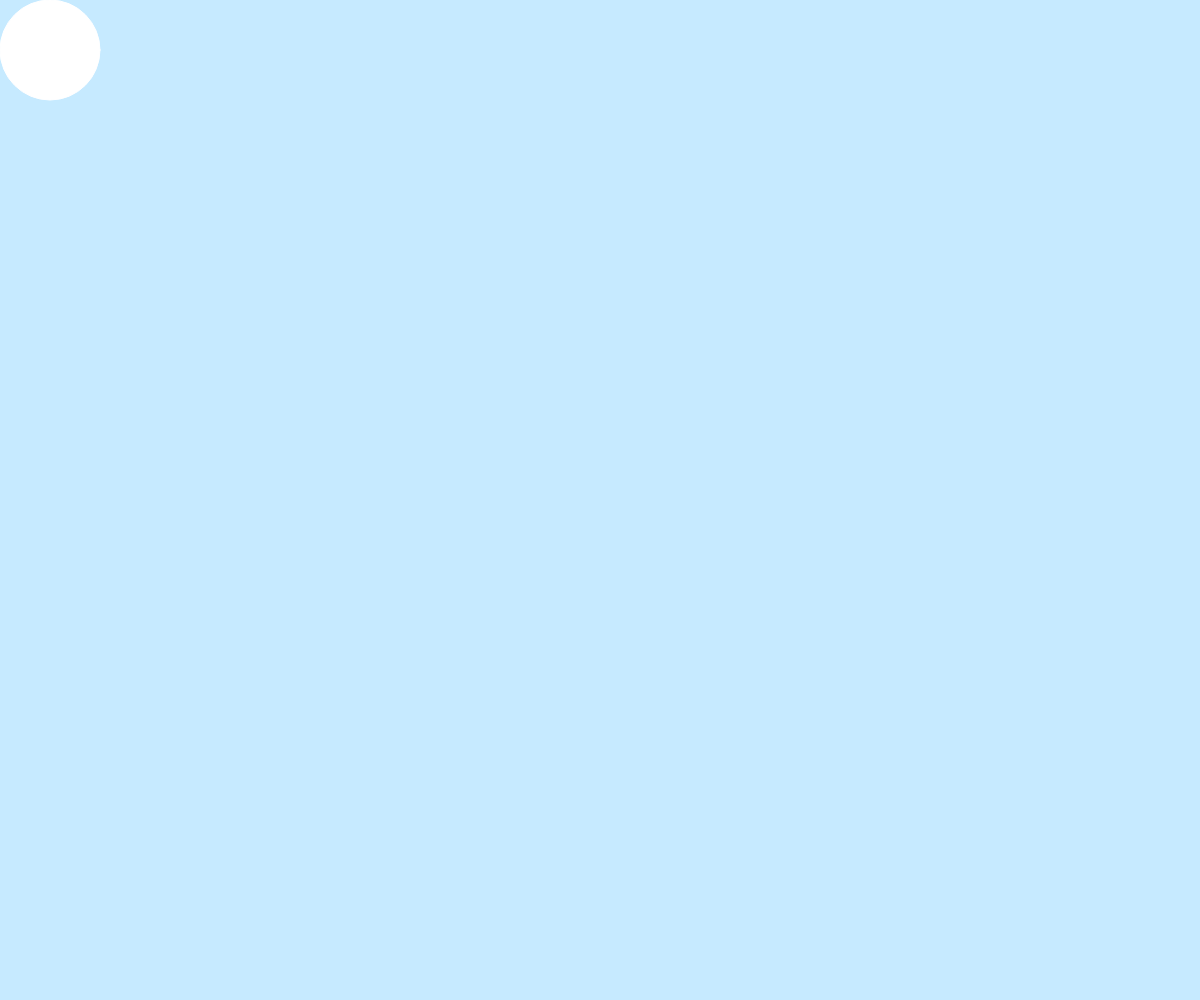
Frame 1 (no input)
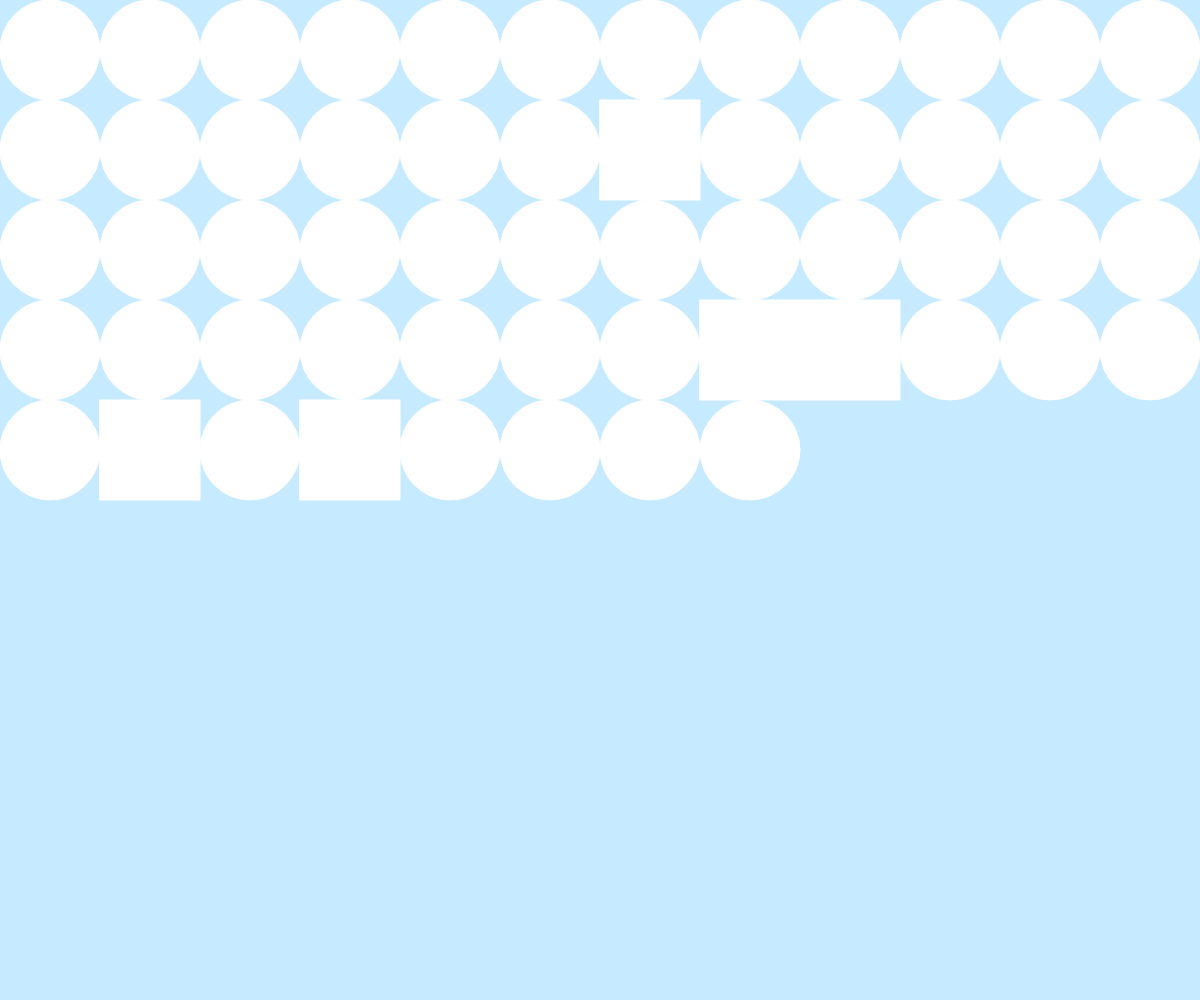
Frame 60 (no input)
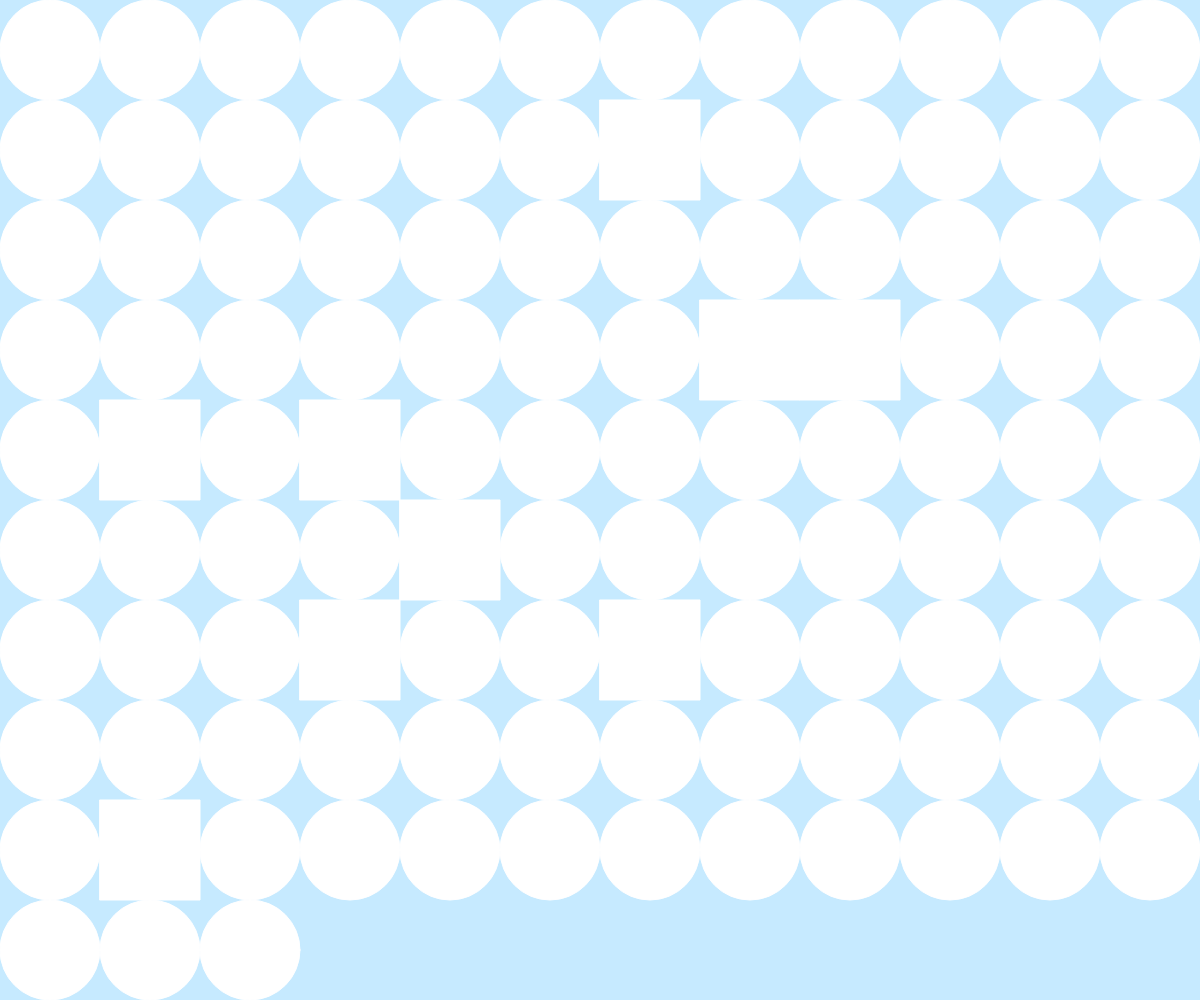
Frame 120 (the mouse pressed at the canvas centre since frame 60)

The p5.js sketch that drew these frames (run headless with seeded random() and noise() and a simulated clock; from frame 60 on, the mouse is pressed at the canvas centre):

// p5.js sketch
// ── sketch.js
let x = 0;
let y = 0;
let spacing = 100;
function setup() {
  createCanvas(windowWidth, windowHeight);
  background(198, 234, 255);
  
}

function draw() {
  stroke(255);
  if(random(1) > 0.9) {
    rect(x,y,spacing,spacing);
    //line(x,y,x+spacing,y+spacing);
    
  }
  else {
    //line(x,y+spacing,x+spacing,y);
    ellipse(x+spacing/2,y+spacing/2,spacing,spacing);
  }

  x += spacing;
  if(x > windowWidth) {
    x = 0;
    y += spacing;
  }
  if(y > windowHeight) {
    y = 0;
  }
   
}
